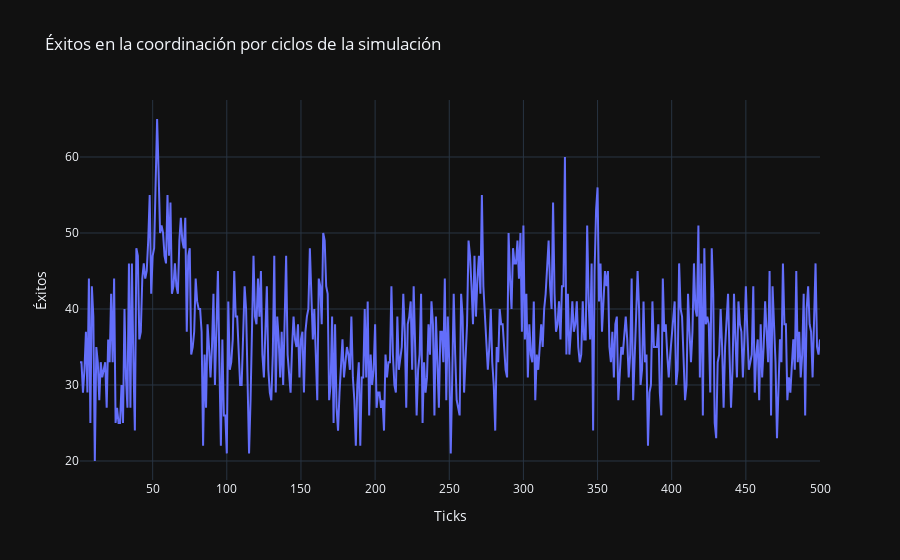

Source (notebook cell):
### Code cell
sim.plot_successes()

### Figure 1 — Plotly figure (JSON) as saved in the notebook; plotly's stock layout.template omitted (floating-point values rounded to 4 significant figures; data arrays with more than 128 entries replaced by an {"elided": "..."} marker saying what was removed)
{"data": [{"type": "scatter", "x": {"elided": "500 int values"}, "y": {"elided": "500 int values"}}], "layout": {"autosize": true, "title": {"text": "Éxitos en la coordinación por ciclos de la simulación"}, "xaxis": {"autorange": true, "range": [1, 500], "title": {"text": "Ticks"}, "type": "linear"}, "yaxis": {"autorange": true, "range": [17.5, 67.5], "title": {"text": "Éxitos"}, "type": "linear"}}}
